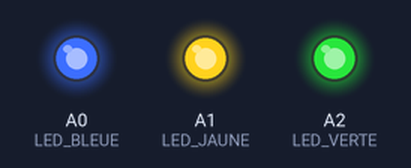
Bench run of a sketch on a simulated Arduino Uno, built with avr-gcc and run on an emulated ATmega328P. Parts: output pins drawn as LEDs (lit = HIGH).

Above: at 0.1 s.
Timing chart, 0 to 1.6 s (numbered marks = the images above):
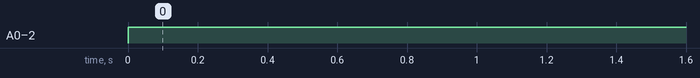

Measured:
- by itself, A0 (LED_BLEUE), A1 (LED_JAUNE), A2 (LED_VERTE): LOW → HIGH at 0.00 s

The sketch:

controlPlaque.ino
```cpp
#define LED_BLEUE A0
#define LED_JAUNE A1
#define LED_VERTE A2

void setup() {
  // Déclaration des LEDs
  pinMode(LED_BLEUE, OUTPUT);
  pinMode(LED_JAUNE, OUTPUT);
  pinMode(LED_VERTE, OUTPUT);
}

void loop() {
  // put your main code here, to run repeatedly:
  digitalWrite(LED_BLEUE, HIGH);
  digitalWrite(LED_JAUNE, HIGH);
  digitalWrite(LED_VERTE, HIGH);
}
```
